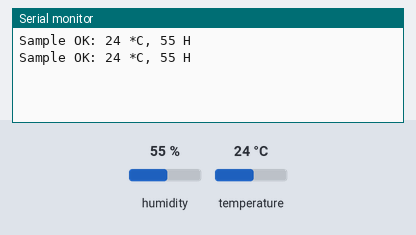
A sketch run on a simulated Arduino Uno, built with avr-gcc and run on an emulated ATmega328P. Parts: the last lines printed to the serial monitor. Inputs (shaded band) come from the test bench; at power-on: humidity 55 %, temperature 24 °C.

Above: at 2.3 s.
2.4 s: humidity set to 22 %
At 3.4 s:
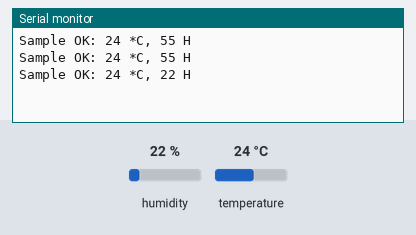
4.5 s: temperature set to 12 °C
At 5.4 s:
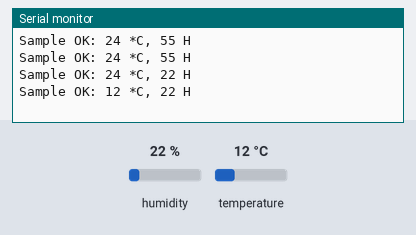
6.6 s: humidity set to 40 %
At 8.3 s:
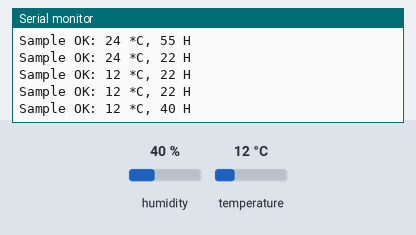
Timing chart, 0 to 9.8 s (numbered marks = the images above; inputs shaded):
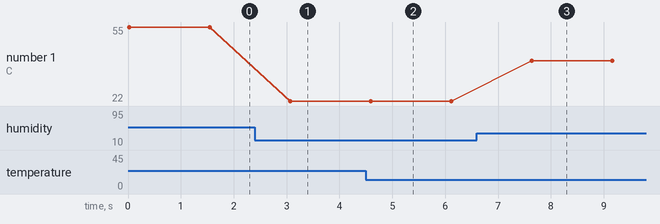

The sketch:

DHT11.ino
```cpp
#include <SimpleDHT.h>

int pinDHT11 = 5;//D1
SimpleDHT11 dht11(pinDHT11);

void setup() {
  Serial.begin(115200);
}

void loop() {
  byte temperature = 0;
  byte humidity = 0;
  int err = SimpleDHTErrSuccess;
  if ((err = dht11.read(&temperature, &humidity, NULL)) != SimpleDHTErrSuccess) {
    Serial.print("Read DHT11 failed, err="); Serial.println(err);delay(1000);
    return;
  }

  Serial.print("Sample OK: ");
  Serial.print((int)temperature); Serial.print(" *C, ");
  Serial.print((int)humidity); Serial.println(" H");

  delay(1500);
}
```

Measured:
- after the input at 2.4 s, the serial monitor: prints a new line after 0.67 s (image 1)
- after the input at 4.5 s, the serial monitor: prints a new line after 0.09 s (image 2)
- after the input at 6.6 s, the serial monitor: prints a new line after 1.0 s (image 3)
- plotted number 1: 55 → 22 after the input at 2.4 s, 22 → 40 after the input at 6.6 s
